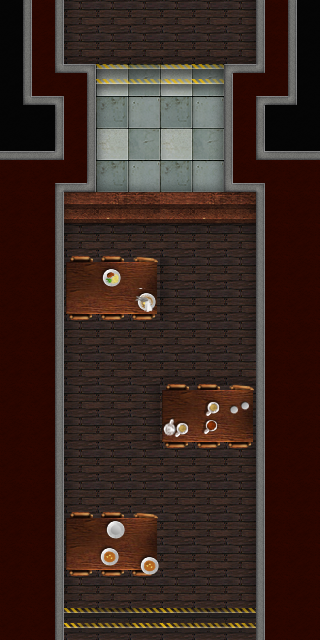

Tiled map render using the project's own tile images. Description and the map definition, with tile-layer contents summarised, below:
An orthogonal 10x20 tile map with 32x32 px tiles, 7 tile layers (Background, Background_fx, Walls, FX, ...).

<map version="1.0" orientation="orthogonal" width="10" height="20" tilewidth="32" tileheight="32">
 <tileset firstgid="1" name="source_tiles" tilewidth="32" tileheight="32">
  <image source="source_tiles.png" width="256" height="416" />
 </tileset>
 <layer name="Background" width="10" height="20">
  <data>[200 cells, 200 non-empty, 10 distinct tile ids]</data>
 </layer>
 <layer name="Background_fx" width="10" height="20">
  <data>[200 cells, 32 non-empty, 5 distinct tile ids]</data>
 </layer>
 <layer name="Walls" width="10" height="20">
  <data>[200 cells, 58 non-empty, 11 distinct tile ids]</data>
 </layer>
 <layer name="FX" width="10" height="20">
  <data>[200 cells, 18 non-empty, 9 distinct tile ids]</data>
 </layer>
 <layer name="Shadows" width="10" height="20">
  <data>[200 cells, 62 non-empty, 8 distinct tile ids]</data>
 </layer>
 <layer name="Obstacles" width="10" height="20">
  <data>[200 cells, 18 non-empty, 6 distinct tile ids]</data>
 </layer>
 <layer name="Cups dishes" width="10" height="20">
  <data>[200 cells, 9 non-empty, 9 distinct tile ids]</data>
 </layer>
</map>
